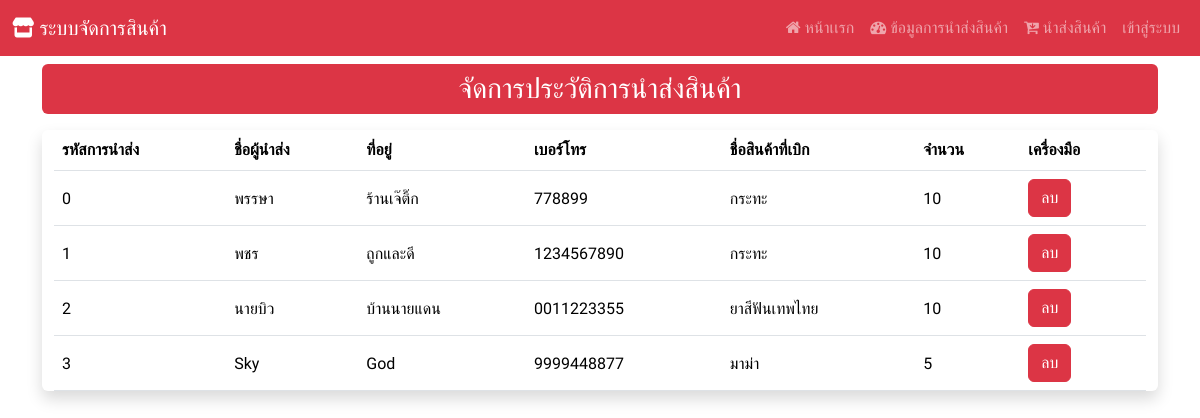
The app's page /buy_product/ with its own data.
### Hospital_app/models.py (models this page shows, shortened)
class report_buy(models.Model):
    report_id = models.AutoField(primary_key=True)
    username = models.CharField(max_length=255)
    address = models.CharField(max_length=255)
    tal = models.CharField(max_length=255)
    product_name = models.CharField(max_length=255)
    product_qty = models.IntegerField()

### Hospital_app/views.py (the view)
# urls.py: path('buy_product/', views.buy_product_view, name='buy_product'),
def buy_product_view(request):
    show_report = report_buy.objects.all()
    context  = {"report" : show_report}
    return render(request, "buy_product.html", context)

### Hospital_app/templates/buy_product.html (shortened to what this page needs)
{% extends "base.html" %}
{% block content %}
<div class="mt-2 p-2 bg-danger text-center text-white rounded h3">
    จัดการประวัติการนำส่งสินค้า
</div>
<div class="container-fluid my-3 justify-content-center align-items-center shadow rounded">
    <table class="table table-responsive">
        <thead>
            <tr>
                <th>รหัสการนำส่ง</th>
                <th>ชื่อผู้นำส่ง</th>
                <th>ที่อยู่</th>
                <th>เบอร์โทร</th>
                <th>ชื่อสินค้าที่เบิก</th>
                <th>จำนวน</th>
                <th>เครื่องมือ</th>
            </tr>
        </thead>
        <tbody>
            {% for i in report %}
                <tr>
                    <td class="pt-3">{{ i.report_id }}</td>
                    <td class="pt-3">{{ i.username }}</td>
                    <td class="pt-3">{{ i.address }}</td>
                    <td class="pt-3">{{ i.tal }}</td>
                    <td class="pt-3">{{ i.product_name }}</td>
                    <td class="pt-3">{{ i.product_qty }}</td>
                    <td><a href="/delete_report/{{ i.report_id }}" class="btn btn-danger" data-bs-toggle="modal" data-bs-target="#deleteConfirmationModal" onclick="setDeleteUrl('/delete_report/{{ i.report }}')">ลบ</a></td>
                </tr>
            {% endfor %}
        </tbody>
        </div>
</div>
{% endblock %}

### Hospital_app/templates/base.html (style rules this page uses)
body { font-family: 'K2D', sans-serif; }

### records on screen
report_buy: report_id "0", username "พรรษา", address "ร้านเจ๊ติ๊ก", tal "778899", product_name "กระทะ", product_qty "10"
report_buy: report_id "1", username "พชร", address "ถูกและดี", tal "1234567890", product_name "กระทะ", product_qty "10"
report_buy: report_id "2", username "นายบิว", address "บ้านนายแดน", tal "0011223355", product_name "ยาสีฟันเทพไทย", product_qty "10"
report_buy: report_id "3", username "Sky", address "God", tal "9999448877", product_name "มาม่า", product_qty "5"
